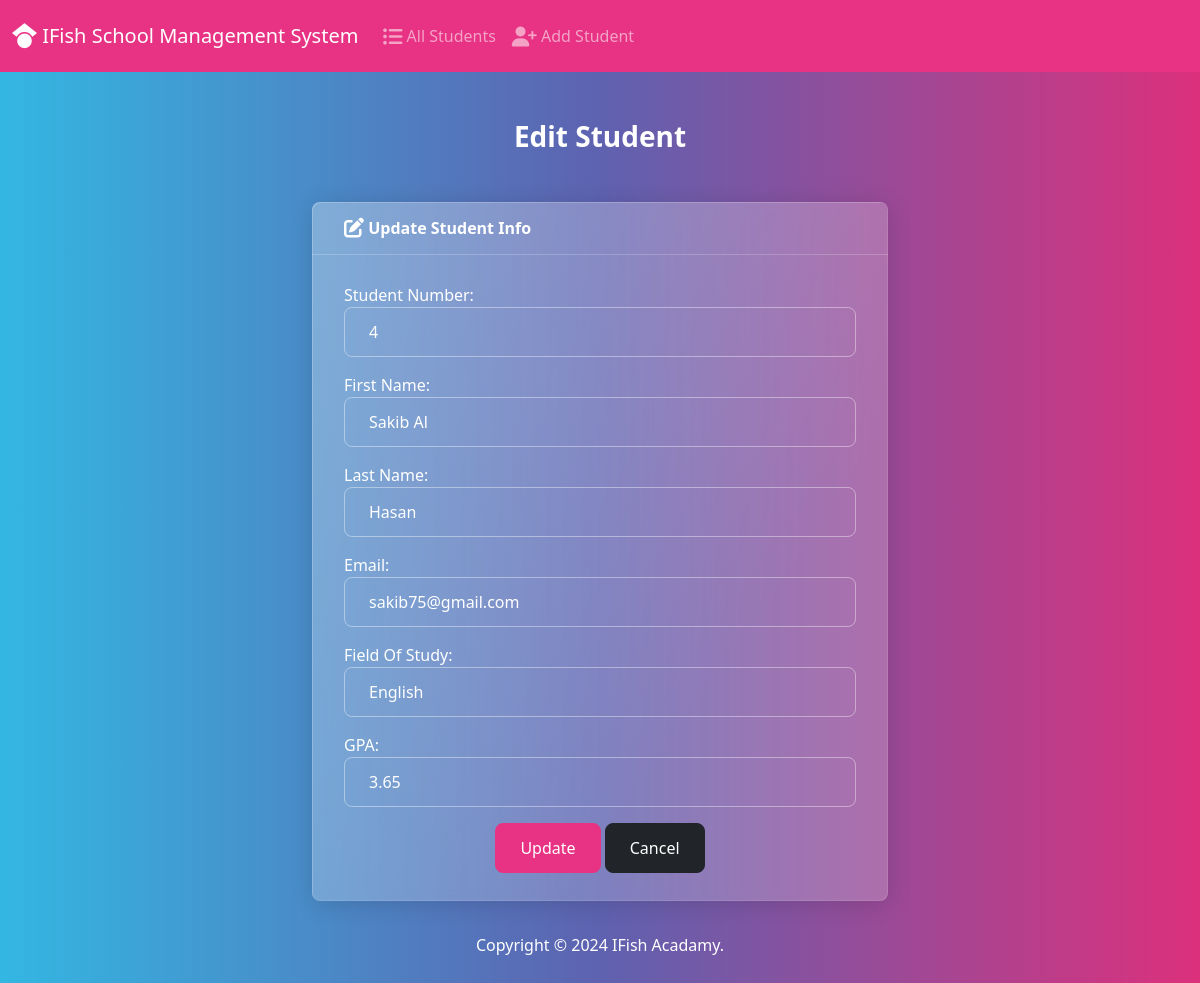
The app's page /student/edit/23 with its own data.
### student/models.py (models this page shows, shortened)
class Student(models.Model):
    student_number=models.PositiveIntegerField()
    first_name=models.CharField(max_length=50)
    last_name=models.CharField(max_length=50)
    email=models.EmailField(max_length=100)
    field_of_study=models.CharField(max_length=50)
    gpa=models.FloatField()

### student/views.py (the view)
# urls.py: path('edit/<int:id>',views.edit, name='edit'),
def edit(request,id):
    if request.method == "POST":
        student=Student.objects.get(pk=id)
        form=StudentForm(request.POST, instance=student)
        if form.is_valid():
            new_student=form.save()
            return render(request,'student/edit.html',{'form':StudentForm(),'success':True})
    else:
      student=Student.objects.get(pk=id)
      form=StudentForm(instance=student)
    return render(request,'student/edit.html',{'form':form})

### student/forms.py
class StudentForm(forms.ModelForm):
    class Meta:
        model=Student
        fields=['student_number','first_name','last_name','email','field_of_study','gpa']
        labels={
            'student_number': 'Student Number',
            'first_name':'First Name',
            'last_name':'Last Name',
            'email':'Email',
            'field_of_study':'Field Of Study',
            'gpa':'GPA'
            }
        widgets={
            'student_number': forms.NumberInput(attrs={'class':'form-control'}),
            'first_name': forms.TextInput(attrs={'class':'form-control'}) ,
            'last_name': forms.TextInput(attrs={'class':'form-control'}),
            'email': forms.TextInput(attrs={'class':'form-control'}),
            'field_of_study': forms.TextInput(attrs={'class':'form-control'}),
            'gpa': forms.NumberInput(attrs={'class':'form-control'}),
        }

### template/student/edit.html (shortened to what this page needs)
{% extends 'student/base.html' %}
{% block body%}
{% if success %}
<h3 class="text-center m-4">Student Info</h3>
<div class="alert alert-dismissible alert-primary">
     Student Updated Successfully
    <a href="{% url 'index' %}" class="alert-link">Go To Home Page</a> and try submitting again.
</div>
{% else %}
<h3 class="text-center m-4">Edit Student</h3>
<div class="row justify-content-center">
    <div class="col-6">
        <div class="card text-white bg-secondary mb-3">
            <div class="card-header">
                <i class="fa-solid fa-pen-to-square fa-lg"></i> Update Student Info
            </div>
            <div class="card-body">
                <form action="" method="POST">
                    {{ form.as_p }}
                    <div class="text-center">
                        <button type="submit" class="btn btn-primary">Update</button>
                        <a href="{% url 'index' %}" class="btn btn-dark">Cancel</a>
                    </div>
                </form>
            </div>
        </div>
    </div>
    {% endif %}
    {% endblock %}

### records on screen
Student: student_number "4", first_name "Sakib Al", last_name "Hasan", email "sakib75@gmail.com", field_of_study "English", gpa "3.65"
